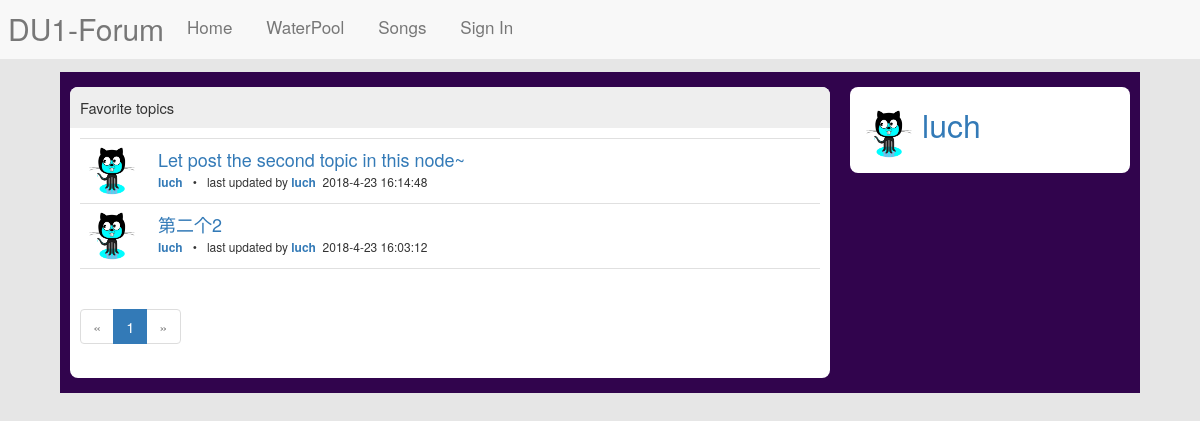
Page /user/profile/luch/favorite (signed in) on the committed database.
### models/user.py (models this page shows, shortened)
class UserCls(db.Model, ModelMixin):
    __tablename__ = 'users'
    id = db.Column(db.Integer, primary_key=True)
    username = db.Column(db.String(64), unique=True)
    password_hashed = db.Column(db.String(200))
    email = db.Column(db.String(64), default='')
    created_time = db.Column(db.String(64), default='')
    avatar = db.Column(db.String(100))
    topics = db.relationship('TopicCls', foreign_keys='TopicCls.user_id',
                             backref='user_ref', lazy='dynamic')
    newupdate_topics = db.relationship('TopicCls', foreign_keys='TopicCls.replyuser_id',
                                       backref='lastreplyer_ref', lazy='dynamic')
    comment_out = db.relationship('CommentCls', foreign_keys='CommentCls.sender_id',
                                   backref='sender_ref')
    comment_in = db.relationship('CommentCls', foreign_keys='CommentCls.receiver_id',
                                  backref='receiver_ref')
    topic_collection = db.relationship('TopicCollection', backref='user_ref',
                                       lazy='dynamic', order_by='desc(TopicCollection.id)')

### models/topic.py (models this page shows, shortened)
class TopicCls(db.Model, ModelMixin):
    __tablename__ = 'topics'
    id = db.Column(db.Integer, primary_key=True)
    title = db.Column(db.String(64))
    content = db.Column(db.String(256))
    created_time = db.Column(db.String(100))
    lastreplytime = db.Column(db.String(100))
    replycount = db.Column(db.Integer, default=0)
    views = db.Column(db.Integer, default=0)
    favor_num = db.Column(db.Integer, default=0)
    node_id = db.Column(db.Integer, db.ForeignKey('nodes.id'))
    user_id = db.Column(db.Integer, db.ForeignKey('users.id'))
    replyuser_id = db.Column(db.Integer, db.ForeignKey('users.id'))
    comments = db.relationship('CommentCls', backref='topic_ref')

### routes/user.py (the view)
@main.route('/profile/<username>/favorite')
@login_required
def user_favorite(username):
    u = UserCls.query.filter_by(username=username).first()
    cur_u = cur_user()
    if u.id == cur_u.id:
        page = request.args.get('p', 1, type=int)
        pagination = TopicCls.query.join(TopicCollection, TopicCollection.topic_id == TopicCls.id) \
            .filter(TopicCollection.user_id == u.id).order_by(TopicCollection.created_time.desc()) \
            .paginate(page, per_page=8)
        favorite = pagination.items
        return render_template('user/userfavorite.html', user=u, favorite=favorite,
                               pagination=pagination)
    else:
        abort(403)

### routes/__init__.py (called while the page is built)
def cur_user():
    uid = session.get('user_id')
    if uid is not None:
        u = UserCls.query.get(uid)
        return u
    else:
        return uid

def login_required(f):
    @wraps(f)
    def wrapper(*args, **kwargs):
        if not cur_user():
            return redirect(url_for('auth_blue.signin'))
        return f(*args, **kwargs)
    return wrapper

### templates/user/userfavorite.html (shortened to what this page needs)
{% extends "mybase.html" %}
{% import '_macro.html' as macro %}
{% block styles%}
{{ super() }}
<link href="{{url_for('static', filename='css/node.css')}}" rel="stylesheet">
{% endblock styles %}
{% block sidebar %}
 <div class="sidebar bbs-box">
     <div>
         <a href="{{url_for('user_blue.profile', username= user.username)}}"><img class="bbs-avatar" src="{{user.avatar}}" height="48" width="55"></a>
         <span class="greeting"><a href="{{url_for('user_blue.profile', username= user.username)}}">{{user.username}}</a></span>
     </div>
 </div>
{% endblock sidebar %}
{% block content -%}
<div class=" bbs-box majorbar">
    <div class="bbs-box-header"><span>Favorite topics</span></div>
    <div class="bbs-box-cell">
        <ul class="topics" style="margin-bottom: 0px;">
            {% for t in favorite %}
            <li class="topic">
                <div class="topic-item-container">
                    <a class="topic-cell-avatar" href="{{url_for('user_blue.profile', username=t.user_ref.username)}}">
                        <img class="bbs-avatar" src="{{t.user_ref.avatar}}" height="48" width="55">
                    </a>
                    <div class="topic-list-cell">
                        <div class="topic-cell-title"><a href="{{url_for('topic_blue.show', id=t.id)}}">{{t.title}}</a></div>
                        <div class="topic-cell-info">
                            <strong><a href="{{url_for('user_blue.profile', username=t.user_ref.username)}}">{{t.user_ref.username}}</a></strong>
                            &nbsp;  •  &nbsp;
                            last updated by
                            <strong>
                                <a href="{{url_for('user_blue.profile', username=t.lastreplyer_ref.username)}}">
                                    {{t.lastreplyer_ref.username}}
                                </a>
                            </strong>
                            &nbsp<time>{{t.lastreplytime}}</time>
                        </div>
                    </div>
                </div>
            </li>
            {% endfor %}
        </ul>
    </div>
    <div class="pagination">
        {{ macro.paging(pagination, 'user_blue.user_favorite', username=user.username) }}
    </div>
</div>
{% endblock %}

### static/css/bbs.css (style rules this page uses)
body { margin: 0; background: #e6e6e6; padding-top: 52px; }
.majorbar { margin: 10px 310px 10px 10px; background: white; font-size: 105%; }
.pagination { margin: 15px 5px; }
.sidebar { width: 280px; font-size: 105%; float: right; margin: 10px 10px 10px 10px; padding:15px; }
.bbs-box { border-radius: 8px; background: white; overflow: hidden; }
.bbs-box-header { background: #eee; padding: 10px; }
.bbs-box-cell { padding: 10px; }
.greeting { margin-left: 5px; font-size: xx-large; }
.bbs-avatar { height: 48px; width: 48px; }

### static/css/node.css (style rules this page uses)
.topics, .ul-comments { list-style-type: none; padding: 0px; margin: 0px 0px 30px 0px; border-top: 1px solid #e0e0e0; }
.topics .topic, .ul-comments .li-comment { padding: 8px; border-bottom: 1px solid #e0e0e0; }
.topic-item-container, .comment-item-container { min-height: 48px; }
.topic-list-cell { margin-left: 70px; margin-right: 90px; word-break: break-word; }
.topic-cell-avatar { float: left; }
.topic-cell-title { font-size: 18px; }
.topic-cell-info { font-size: 12px; }

### rows in the picture
UserCls: avatar (placeholder picture), username "luch"
TopicCls: user_ref.avatar (placeholder picture), title "Let post the second topic in this node~", user_ref.username "luch", lastreplyer_ref.username "luch"
TopicCls: user_ref.avatar (placeholder picture), title "第二个2", user_ref.username "luch", lastreplyer_ref.username "luch"

### other values in the picture
{{ p }} "1"
